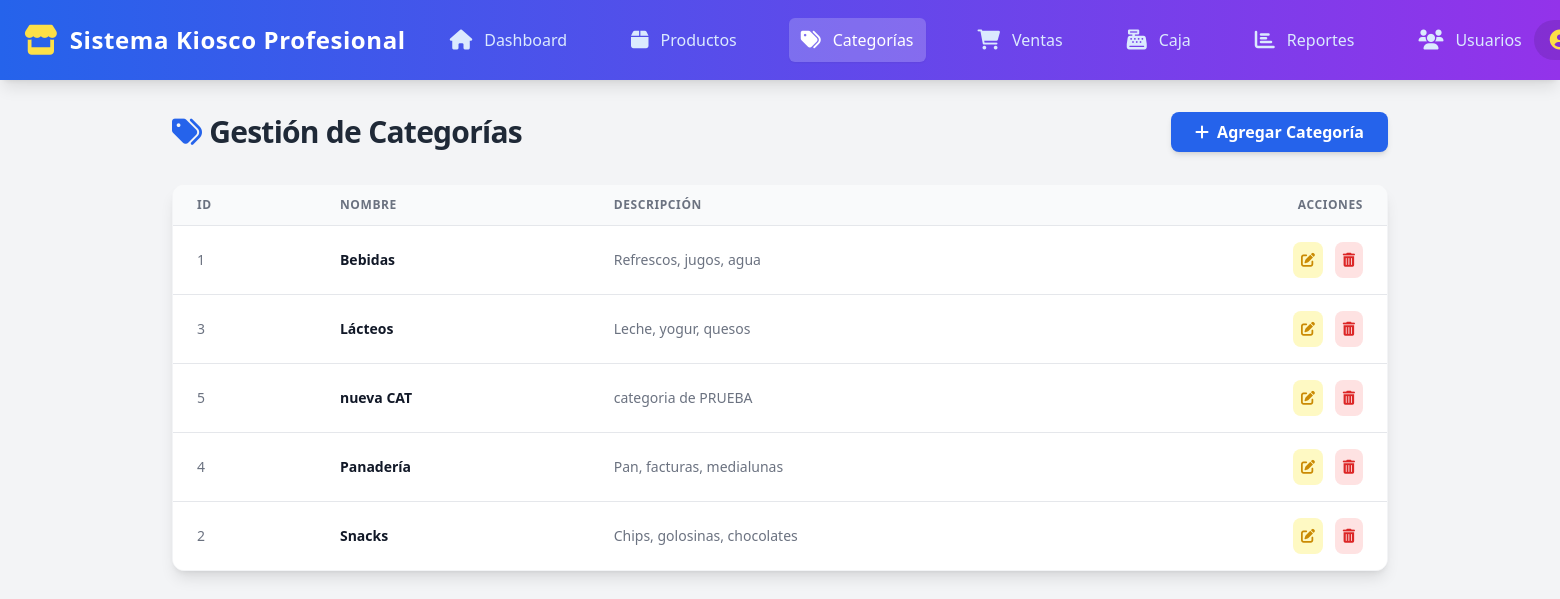
The app's page /public/categories.php (signed in) with its own data.
### tables this page shows
CREATE TABLE `categorias` (
  `id` int(11) NOT NULL,
  `nombre` varchar(100) NOT NULL,
  `descripcion` text DEFAULT NULL
);

### public/categories.php (the view, shortened to what this page needs)
<?php
require_once __DIR__ . '/../app/bootstrap.php';
$stmt = $pdo->query("SELECT * FROM categorias ORDER BY nombre");
$categorias = $stmt->fetchAll();
?>
<!DOCTYPE html>
<html lang="es">
<head>
    <script src="assets/js/tailwindcss.js"></script>
    <link href="assets/css/fontawesome.min.css" rel="stylesheet">
</head>
<body class="bg-gray-100 font-sans antialiased text-gray-900">
    <?php include __DIR__ . '/../includes/nav.php'; ?>
    <div class="max-w-7xl mx-auto px-4 sm:px-6 lg:px-8 py-8">
        <div class="flex justify-between items-center mb-8">
            <h1 class="text-3xl font-bold text-gray-800 tracking-tight">
                <i class="fas fa-tags text-blue-600 mr-2"></i>Gestión de Categorías
            </h1>
            <button
                class="bg-blue-600 hover:bg-blue-700 text-white font-semibold py-2 px-6 rounded-lg shadow-md transition duration-200 ease-in-out transform hover:-translate-y-0.5 flex items-center"
                onclick="toggleAddCategoryForm()">
                <i class="fas fa-plus mr-2"></i>Agregar Categoría
            </button>
        </div>
        <div class="bg-white rounded-xl shadow-lg overflow-hidden border border-gray-100">
            <div class="overflow-x-auto">
                <table class="min-w-full divide-y divide-gray-200">
                    <thead class="bg-gray-50">
                        <tr>
                            <th scope="col"
                                class="px-6 py-3 text-left text-xs font-bold text-gray-500 uppercase tracking-wider">ID
                            </th>
                            <th scope="col"
                                class="px-6 py-3 text-left text-xs font-bold text-gray-500 uppercase tracking-wider">
                                Nombre</th>
                            <th scope="col"
                                class="px-6 py-3 text-left text-xs font-bold text-gray-500 uppercase tracking-wider hidden sm:table-cell">
                                Descripción</th>
                            <th scope="col"
                                class="px-6 py-3 text-right text-xs font-bold text-gray-500 uppercase tracking-wider">
                                Acciones</th>
                        </tr>
                    </thead>
                    <tbody class="bg-white divide-y divide-gray-200">
                        <?php foreach ($categorias as $cat): ?>
                            <tr class="hover:bg-blue-50 transition duration-150">
                                <td class="px-6 py-4 whitespace-nowrap text-sm text-gray-500">
                                    <?php echo htmlspecialchars($cat['id']); ?>
                                </td>
                                <td class="px-6 py-4 whitespace-nowrap">
                                    <div class="text-sm font-bold text-gray-900">
                                        <?php echo htmlspecialchars($cat['nombre']); ?>
                                    </div>
                                </td>
                                <td class="px-6 py-4 hidden sm:table-cell">
                                    <div class="text-sm text-gray-500 truncate max-w-xs"
                                        title="<?php echo htmlspecialchars($cat['descripcion']); ?>">
                                        <?php echo htmlspecialchars($cat['descripcion']); ?>
                                    </div>
                                </td>
                                <td class="px-6 py-4 whitespace-nowrap text-right text-sm font-medium">
                                    <button
                                        class="text-yellow-600 hover:text-yellow-900 bg-yellow-100 hover:bg-yellow-200 p-2 rounded-lg transition mr-2"
                                        onclick="editCategory(<?php echo $cat['id']; ?>, '<?php echo addslashes($cat['nombre']); ?>', '<?php echo addslashes($cat['descripcion']); ?>')"
                                        title="Editar">
                                        <i class="fas fa-edit"></i>
                                    </button>
                                    <button
                                        class="text-red-600 hover:text-red-900 bg-red-100 hover:bg-red-200 p-2 rounded-lg transition"
                                        onclick="deleteCategory(<?php echo $cat['id']; ?>, '<?php echo addslashes($cat['nombre']); ?>')"
                                        title="Eliminar">
                                        <i class="fas fa-trash-alt"></i>
                                    </button>
                                </td>
                            </tr>
                        <?php endforeach; ?>
                    </tbody>
                </table>
            </div>
        </div>
    </div>
</body>
</html>

### records on screen
categorias: id "1", nombre "Bebidas", descripcion "Refrescos, jugos, agua"
categorias: id "3", nombre "Lácteos", descripcion "Leche, yogur, quesos"
categorias: id "5", nombre "nueva CAT", descripcion "categoria de PRUEBA"
categorias: id "4", nombre "Panadería", descripcion "Pan, facturas, medialunas"
categorias: id "2", nombre "Snacks", descripcion "Chips, golosinas, chocolates"

### other values on screen
APP_NAME "Sistema Kiosco Profesional"
